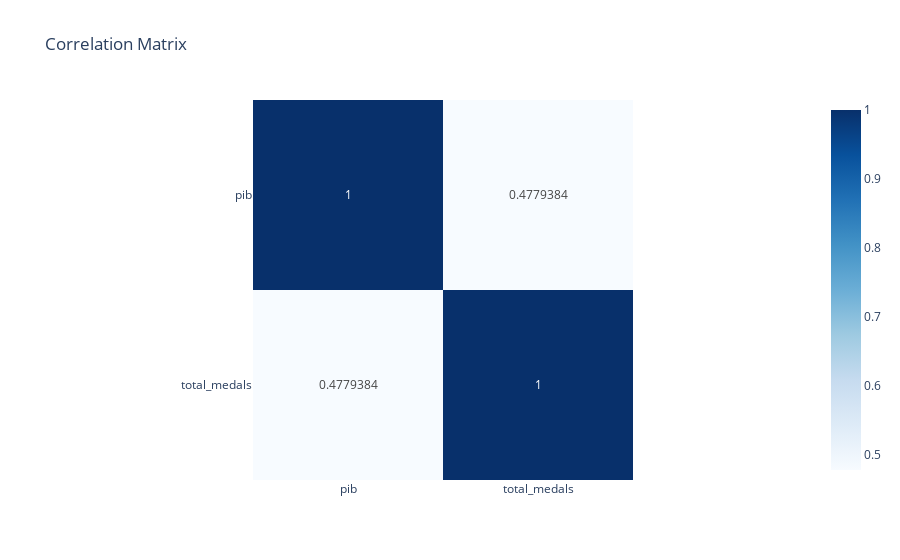

Here is the notebook cell this chart was saved with:
### Code cell
import plotly.express as px

correlation_matrix = merged_df[['pib', 'total_medals']].corr()

correlation_matrix = correlation_matrix.reset_index().melt(id_vars='index')

fig = px.imshow(
    correlation_matrix.pivot(index='index', columns='variable', values='value'),
    text_auto=True,
    color_continuous_scale='Blues',
    title="Correlation Matrix"
)

fig.update_layout(
    xaxis_title="",
    yaxis_title="",
    coloraxis_showscale=True,
    xaxis_showgrid=False,
    yaxis_showgrid=False,
    xaxis_zeroline=False,
    yaxis_zeroline=False
)

fig.show()

### Figure 1 — Plotly figure (JSON) as saved in the notebook; plotly's stock layout.template omitted (floating-point values rounded to 4 significant figures)
{"data": [{"coloraxis": "coloraxis", "hovertemplate": "variable: %{x}<br>index: %{y}<br>color: %{z}<extra></extra>", "name": "0", "texttemplate": "%{z}", "type": "heatmap", "x": ["pib", "total_medals"], "xaxis": "x", "y": ["pib", "total_medals"], "yaxis": "y", "z": [[1, 0.4779], [0.4779, 1]]}], "layout": {"coloraxis": {"colorscale": [[0, "rgb(247,251,255)"], [0.125, "rgb(222,235,247)"], [0.25, "rgb(198,219,239)"], [0.375, "rgb(158,202,225)"], [0.5, "rgb(107,174,214)"], [0.625, "rgb(66,146,198)"], [0.75, "rgb(33,113,181)"], [0.875, "rgb(8,81,156)"], [1, "rgb(8,48,107)"]], "showscale": true}, "title": {"text": "Correlation Matrix"}, "xaxis": {"anchor": "y", "constrain": "domain", "domain": [0, 1], "scaleanchor": "y", "showgrid": false, "title": {"text": ""}, "zeroline": false}, "yaxis": {"anchor": "x", "autorange": "reversed", "constrain": "domain", "domain": [0, 1], "showgrid": false, "title": {"text": ""}, "zeroline": false}}}
